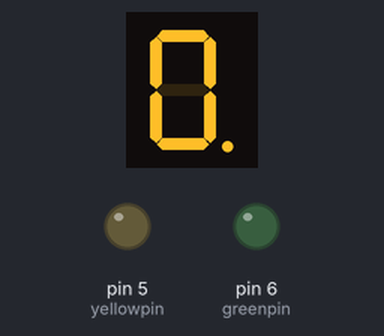
A sketch run on a simulated Arduino Uno, built with avr-gcc and run on an emulated ATmega328P. On the bench: 1-digit seven-segment display, output pins drawn as LEDs (lit = HIGH). Wiring (inferred from the names in the program): 1-digit 7-segment display, segments lit when HIGH: segments pin 13, pin 12, pin 11, pin 10, pin 9, pin 8, pin 7, pin 4. The segment pins are drawn as the display they are named for; pins used as bus, display or sensor lines are not drawn.

Above: at 0.1 s.
At 3.6 s:
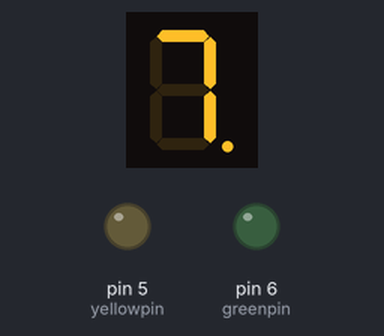
At 7.1 s:
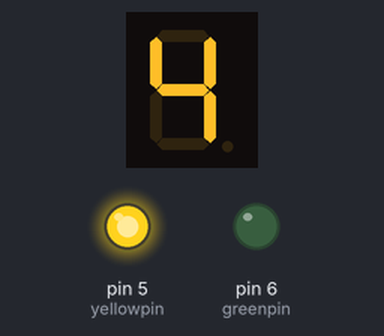
At 14.6 s:
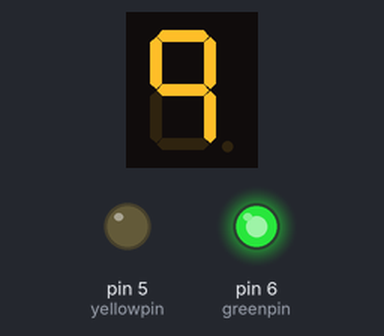
Timing chart, 0 to 36.5 s (numbered marks = the images above):
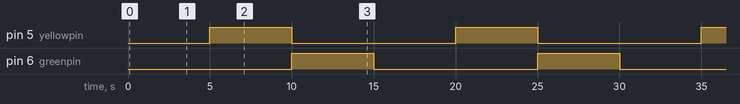

Measured:
- by itself, pin 5 (yellowpin), pin 6 (greenpin): alternates HIGH for 5.0 s and LOW for 10.0 s
- by itself, everything shown: repeats every 15.0 s, in 31 steps
- what the display in image 1 shows lasts 0.5 s, from 3.5 s to 4.0 s

The sketch:

traffic_light_system_project_on_17th_october_2025.ino
```cpp
// led light used
int redpin = 4;
int yellowpin = 5;
int greenpin = 6;
int delay_time = 500;

//7 segment display setup
int Apin = 13;
int Bpin = 12;
int Cpin = 11;
int Dpin = 10;
int Epin = 9;
int Fpin = 8;
int Gpin = 7;
int total_pin_used = 10;

int seg_pin = 7;

int one[] = {0, 1, 1, 0, 0, 0, 0};
int two[] = {1, 1, 0, 1, 1, 0, 1};
int three[] = {1, 1, 1, 1, 0, 0, 1};
int four[] = {0, 1, 1, 0, 0, 1, 1};
int five[] = {1, 0, 1, 1, 0, 1, 1};
int six[] = {1, 0, 1, 1, 1, 1, 1};
int seven[] = {1, 1, 1, 0, 0, 0, 0};
int eight[] = {1, 1, 1, 1, 1, 1, 1};
int nine[] = {1, 1, 1, 0, 0, 1, 1};
int zero[] = {1, 1, 1, 1, 1, 1, 0};


void setup() {
  // put your setup code here, to run once:
for(int i = 0; i < total_pin_used; i++){
  pinMode(i+4, OUTPUT);
}

}

void loop() {
  // put your main code here, to run repeatedly:
digitalWrite(redpin, HIGH);

//zero display
for(int i = 0; i < seg_pin; i++){
  digitalWrite(13 - i, zero[i]);
}
  delay(delay_time);

// one display
for(int i = 0; i < seg_pin; i++){
  digitalWrite(13 - i, one[i]);
}
  delay(delay_time);

//two display
 for(int i = 0; i < seg_pin; i++){
  digitalWrite(13 - i, two[i]);
}
  delay(delay_time);

//three display
for(int i = 0; i < seg_pin; i++){
  digitalWrite(13 - i, three[i]);
}
  delay(delay_time);

// four diaplay
 for(int i = 0; i < seg_pin; i++){
  digitalWrite(13 - i, four[i]);
}
  delay(delay_time);

// five display
 for(int i = 0; i < seg_pin; i++){
  digitalWrite(13 - i, five[i]);
}
  delay(delay_time);

// six display
  for(int i = 0; i < seg_pin; i++){
  digitalWrite(13 - i, six[i]);
}
  delay(delay_time);

// seven dislay
 for(int i = 0; i < seg_pin; i++){
  digitalWrite(13 - i, seven[i]);
}
  delay(delay_time);

// eight dispaly
 for(int i = 0; i < seg_pin; i++){
  digitalWrite(13 - i, eight[i]);
}
  delay(delay_time);

// nine display
 for(int i = 0; i < seg_pin; i++){
  digitalWrite(13 - i, nine[i]);
}
  delay(delay_time);


digitalWrite(redpin, LOW);


// yellow led pin
digitalWrite(yellowpin, HIGH);

//zero display
for(int i = 0; i < seg_pin; i++){
  digitalWrite(13 - i, zero[i]);
}
  delay(delay_time);

// one display
for(int i = 0; i < seg_pin; i++){
  digitalWrite(13 - i, one[i]);
}
  delay(delay_time);

//two display
 for(int i = 0; i < seg_pin; i++){
  digitalWrite(13 - i, two[i]);
}
  delay(delay_time);

//three display
for(int i = 0; i < seg_pin; i++){
  digitalWrite(13 - i, three[i]);
}
  delay(delay_time);

// four diaplay
 for(int i = 0; i < seg_pin; i++){
  digitalWrite(13 - i, four[i]);
}
  delay(delay_time);

// five display
 for(int i = 0; i < seg_pin; i++){
  digitalWrite(13 - i, five[i]);
}
  delay(delay_time);

// six display
  for(int i = 0; i < seg_pin; i++){
  digitalWrite(13 - i, six[i]);
}
  delay(delay_time);

// seven dislay
 for(int i = 0; i < seg_pin; i++){
  digitalWrite(13 - i, seven[i]);
}
  delay(delay_time);

// eight dispaly
 for(int i = 0; i < seg_pin; i++){
  digitalWrite(13 - i, eight[i]);
}
  delay(delay_time);

// nine display
 for(int i = 0; i < seg_pin; i++){
  digitalWrite(13 - i, nine[i]);
}
  delay(delay_time);

digitalWrite(yellowpin, LOW);


// greeen led light
digitalWrite(greenpin, HIGH);

//zero display
for(int i = 0; i < seg_pin; i++){
  digitalWrite(13 - i, zero[i]);
}
  delay(delay_time);

// one display
for(int i = 0; i < seg_pin; i++){
  digitalWrite(13 - i, one[i]);
}
  delay(delay_time);

//two display
 for(int i = 0; i < seg_pin; i++){
  digitalWrite(13 - i, two[i]);
}
  delay(delay_time);

//three display
for(int i = 0; i < seg_pin; i++){
  digitalWrite(13 - i, three[i]);
}
  delay(delay_time);

// four diaplay
 for(int i = 0; i < seg_pin; i++){
  digitalWrite(13 - i, four[i]);
}
  delay(delay_time);

// five display
 for(int i = 0; i < seg_pin; i++){
  digitalWrite(13 - i, five[i]);
}
  delay(delay_time);

// six display
  for(int i = 0; i < seg_pin; i++){
  digitalWrite(13 - i, six[i]);
}
  delay(delay_time);

// seven dislay
 for(int i = 0; i < seg_pin; i++){
  digitalWrite(13 - i, seven[i]);
}
  delay(delay_time);

// eight dispaly
 for(int i = 0; i < seg_pin; i++){
  digitalWrite(13 - i, eight[i]);
}
  delay(delay_time);

// nine display
 for(int i = 0; i < seg_pin; i++){
  digitalWrite(13 - i, nine[i]);
}
  delay(delay_time);

digitalWrite(greenpin, LOW);

}
```
